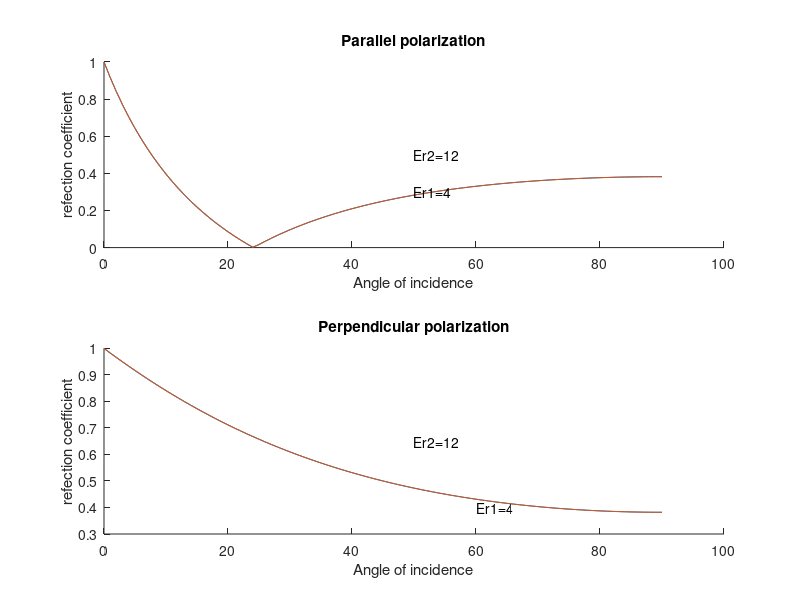

The MATLAB script that drew this image:
clc;

clear all;

close all;

Er1=input('relative value of permitivity 1:');

Er2=input('relative value of permitivity 2:');

theta = 0:1:90;

theta_rad=theta*(pi/180);

par_refcoeff1= (-Er1*sin(theta_rad) +sqrt(Er1-cos(theta_rad).^2 ))./(sin(theta_rad)*Er1 +sqrt(Er1-cos(theta_rad).^2));

par_refcoeff2= (-Er2*sin(theta_rad) +sqrt(Er2-cos(theta_rad).^2 ))./(sin(theta_rad)*Er2 +sqrt(Er2-cos(theta_rad).^2));

per_refcoeff1= (sin(theta_rad) -sqrt(Er1-cos(theta_rad).^2 ))./(sin(theta_rad) +sqrt(Er1-cos(theta_rad).^2));

per_refcoeff2= (sin(theta_rad) -sqrt(Er2-cos(theta_rad).^2 ))./(sin(theta_rad) +sqrt(Er2-cos(theta_rad).^2));

ref_coe1=abs(par_refcoeff1);

ref_coe2=abs(par_refcoeff2);

ref_coe3=abs(per_refcoeff1);

ref_coe4=abs(per_refcoeff2);

disp(ref_coe1);

disp(ref_coe2);

disp(ref_coe3);

disp(ref_coe4);

subplot (2,1,1)

hold on

plot(theta,ref_coe1);

plot(theta,ref_coe2);

title('Parallel polarization')

xlabel('Angle of incidence');

ylabel('refection coefficient');

text(50,0.3,'Er1=4');

text(50,0.5,'Er2=12')

 

subplot (2,1,2)

hold on

plot(theta,ref_coe3)

plot(theta,ref_coe4)

title('Perpendicular polarization')

xlabel('Angle of incidence');

ylabel('refection coefficient');

text(60,0.4,'Er1=4');

text(50,0.65,'Er2=12')

